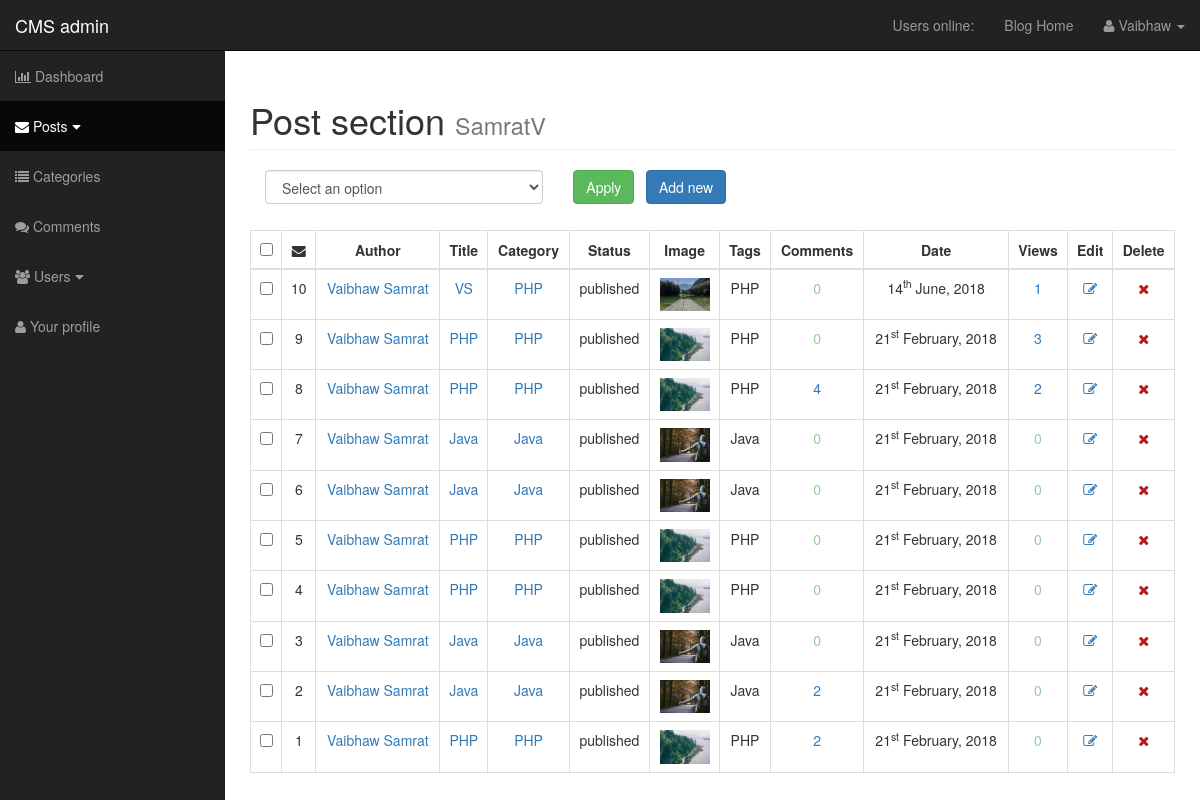
The app's page /cms/admin/posts.php (signed in) with its own data.
### tables this page shows
CREATE TABLE `posts` (
  `post_id` int(11) NOT NULL,
  `post_title` varchar(255) DEFAULT NULL,
  `post_category_id` int(11) DEFAULT NULL,
  `post_author` varchar(255) DEFAULT NULL,
  `post_status` varchar(255) DEFAULT NULL,
  `post_date` date DEFAULT NULL,
  `post_tags` varchar(255) DEFAULT NULL,
  `post_content` text,
  `post_image` text,
  `post_view_count` int(11) DEFAULT '0'
);

### cms/includes/db.php (called while the page is built, shortened)
<?php
	function isAdmin(){
		return (isset($_SESSION['role']) AND $_SESSION['role'] == 'admin');
	}
	include "date_to_word.php";
?>

### cms/admin/includes/functions.php (the view, shortened to what this page needs)
<?php
	function verifyAdmin(){
		if(isAdmin())
			echo $_SESSION['username'];
		else
			relocate("../index.php");
	}
	function listAllPosts(){
		global $link;
		$stmt = mysqli_prepare($link,"SELECT COUNT(CASE WHEN p.post_id=k.comment_post_id THEN 1 END) as comment_count,p.post_id,p.post_category_id,p.post_title,p.post_author,p.post_date,p.post_image,p.post_tags,p.post_status,p.post_view_count,c.cat_title
			FROM posts p
			    LEFT JOIN categories c ON c.cat_id = p.post_category_id
			    LEFT JOIN comments k ON k.comment_post_id=p.post_id
			GROUP BY p.post_id	DESC");
		mysqli_stmt_execute($stmt);
		mysqli_stmt_bind_result($stmt,$comment_count,$post_id,$post_category_id,$post_title,$post_author,$post_date,$post_image,$post_tags,$post_status,$post_view_count,$cat_title);
		while(mysqli_stmt_fetch($stmt)){
			echo "<tr><td><input class='checkBoxes' name='checkBoxArray[]' type='checkbox' value='".$post_id."'></td>";
			echo "<td>{$post_id}</td>";
			echo "<td><a href='../author_posts.php?author={$post_author}'>{$post_author}</a></td>";
			echo "<td><a href='../post.php?p_id={$post_id}'>{$post_title}</a></td>";
			echo "<td><a href='../category.php?category={$post_category_id}'>{$cat_title}</a></td>";
			echo "<td>{$post_status}</td>";
			echo "<td><img style='margin: 0 auto;' class='img-responsive' src='../images/{$post_image}' width='50' height='50' alt=''></td>";
			echo "<td>{$post_tags}</td>";
			if($comment_count != 0)
				echo "<td><a href='comment.php?p_id={$post_id}'>{$comment_count}</a></td>";
			else
				echo "<td><span style='color: #92CE92'>0</span></td>";
			echo "<td>".date_to_word(strval($post_date))."</td>";
			if($post_view_count != 0)
				echo "<td><a class='the_link'  data-toggle='modal' data-target='#the_modal' msg_title='View count reset' msg='Are you sure?' url='posts.php?post_view_count_reset={$post_id}'>{$post_view_count}</a></td>";
			else
				echo "<td><span style='color: #92CE92'>0</span></td>";
			echo "<td><a href='posts.php?source=edit_post&p_id={$post_id}'><i class='fa fa-edit'></i></a></td>";
			echo "<td><a style='color:#b71c1c' class='the_link'  data-toggle='modal' data-target='#the_modal' msg_title='Confirm post deletion' msg='Are you sure about deleting this post?' url='posts.php?post_delete={$post_id}'><i class='fa fa-close'></i></a></td></tr>";
		}
	}
?>

### cms/includes/date_to_word.php (shortened to what this page needs)
<?php
	function date_to_word($date){
		$year = substr($date,0,4);
		$month = substr($date,5,2);
		$day = substr($date,8,2);
		switch((int)$month){
			case 2: $month = "February";
				break;
			case 6: $month = "June";
				break;
		}
		switch((int)substr($day,1,1)){
			case 1: $day = strval((int)$day)."<sup>st</sup>";
				break;
			default: $day = strval((int)$day)."<sup>th</sup>";
		}
		$word = $day." ".$month.", ".$year;
		return $word;
	}
?>

### cms/admin/css/sb-admin.css (style rules this page uses)
body { margin-top: 100px; background-color: #222; }
@media (min-width:768px) { body { margin-top: 50px; } }

### cms/admin/css/style.css (style rules this page uses)
a { cursor: pointer; }

### records on screen
posts: post_id "10", post_title "VS", cat_title "PHP", shows a picture, post_tags "PHP", post_date "June, 2018", post_view_count "1"
posts: post_id "9", post_title "PHP", cat_title "PHP", post_tags "PHP", shows "0", post_date "February, 2018", post_view_count "3"
posts: post_id "8", post_title "PHP", cat_title "PHP", post_tags "PHP", comment_count "4", post_date "February, 2018", post_view_count "2"
posts: post_id "7", post_title "Java", cat_title "Java", post_tags "Java", shows "0", post_date "February, 2018"
posts: post_id "6", post_title "Java", cat_title "Java", post_tags "Java", shows "0", post_date "February, 2018"
posts: post_id "5", post_title "PHP", cat_title "PHP", post_tags "PHP", shows "0", post_date "February, 2018"
posts: post_id "4", post_title "PHP", cat_title "PHP", post_tags "PHP", shows "0", post_date "February, 2018"
posts: post_id "3", post_title "Java", cat_title "Java", post_tags "Java", shows "0", post_date "February, 2018"
posts: post_category "2", post_title "Java", cat_title "Java", post_tags "Java", post_id "2", post_date "February, 2018"
posts: post_category "1", post_title "PHP", cat_title "PHP", post_tags "PHP", comment_count "2", post_date "February, 2018"

### other values on screen
$_SESSION['firstname'] "Vaibhaw"
$_SESSION['username'] "SamratV"
